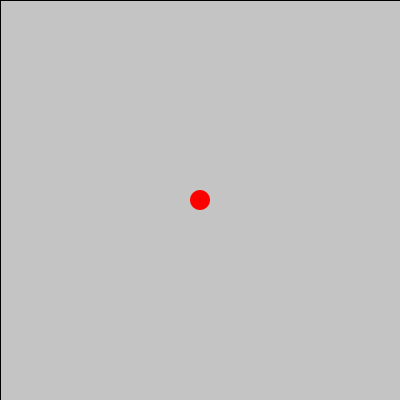
Frame 1 (no input)
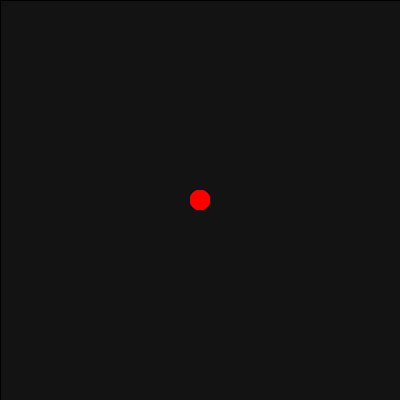
Frame 60 (the mouse pressed at the canvas centre just before this capture)
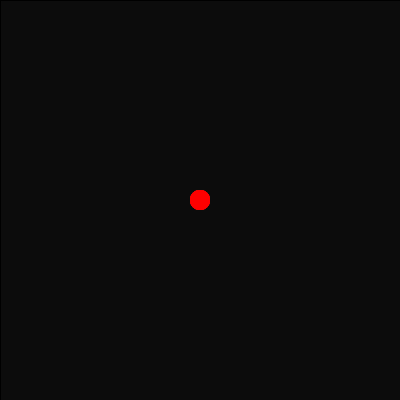
Frame 120 (the mouse held since frame 60 and released just before this capture)

The Processing sketch that drew these frames (run headless with seeded random() and noise(); from frame 60 on, the mouse is pressed at the canvas centre):

// Processing sketch: Day4_v5
// ── Day4_v5.pde
int r, g, b;
float radius;
float x, y;
float speed;
float size;
float time;
boolean circle = false;
boolean wave;

void setup(){
  size(400, 400);
  x = width/2;
  y = height/2;
  radius = 20;
  speed = 0.05;
  size = width/4;
//  size = 0;
}


void draw(){
//  background(200, 200, 200);
  fill(0, 10);
  rect(0,0,400,400);
  noStroke();
  r = 255;
  g = 0;
  b = 0;
  fill(r,g,b);
//  int time = millis();

//    x = width/2 + sin( time * speed) * size;
//    y = height/2 + cos(time * speed) * size;

  if (wave == true){
  x = frameCount % width;
  y = height/2 + sin(frameCount * speed) * size;
  }

//    x = width/2 + sin(frameCount * speed) * size;
//    y = height/2 + cos(frameCount * speed) * size;
    
//  size += 1;
//  radius = abs(sin(frameCount * speed)) * size;

  ellipse(x, y, radius, radius);
  if (circle == true){
    x = width/2 + sin(frameCount * speed) * size;
    y = height/2 + cos(frameCount * speed) * size;
}
}

void keyPressed(){
  if (key == 'c'){
    circle = true;
  }
  if (key == 'w'){
  wave = true;
  }
  if (key == 'r'){
    wave = false;
    circle = false;
  }
}
